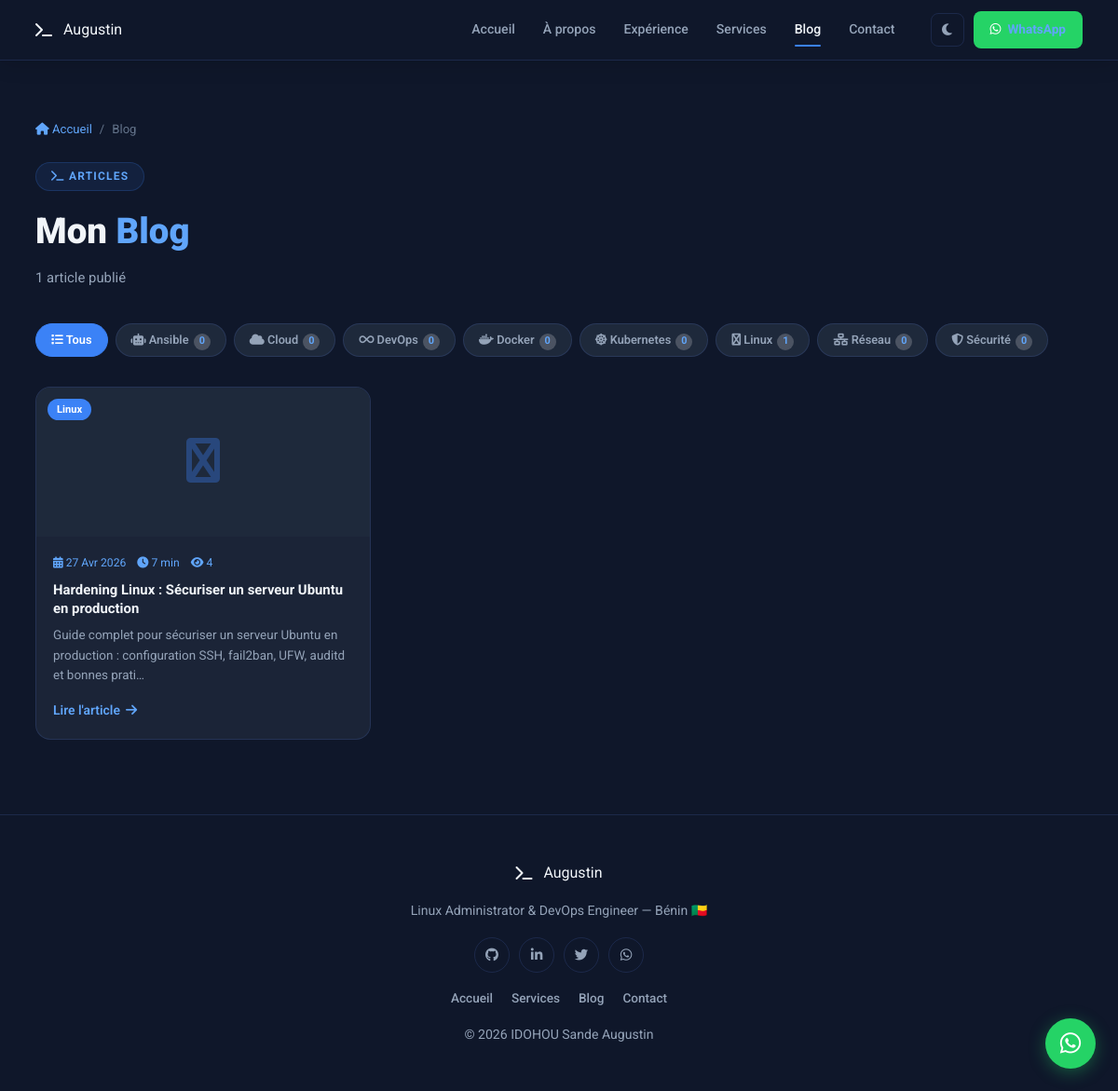
Screenshot of /blog/ with the database file from the repository.
### core/models.py (models this page shows, shortened)
class Categorie(models.Model):
    nom = models.CharField(max_length=80)
    slug = models.SlugField(max_length=90, unique=True, blank=True)
    description = models.CharField(max_length=200, blank=True)
    icone = models.CharField(max_length=60, default='fas fa-tag', help_text='Classe FontAwesome')
    class Meta:
        verbose_name = 'Catégorie'
        verbose_name_plural = 'Catégories Blog'
        ordering = ['nom']
    def nb_articles(self):
        return self.articles.filter(publie=True).count()

class Article(models.Model):
    titre = models.CharField(max_length=200, verbose_name='Titre')
    slug = models.SlugField(max_length=220, unique=True, blank=True)
    resume = models.TextField(verbose_name='Résumé (affiché en liste)')
    contenu = RichTextUploadingField(verbose_name='Contenu complet', blank=True)
    categorie = models.ForeignKey(
        Categorie, on_delete=models.SET_NULL, null=True, blank=True,
        related_name='articles', verbose_name='Catégorie'
    )
    image = models.ImageField(upload_to='blog/', blank=True, null=True, verbose_name='Image principale')
    date = models.DateField(auto_now_add=True)
    date_modif = models.DateTimeField(auto_now=True)
    temps_lecture = models.PositiveSmallIntegerField(default=5, help_text='Minutes', verbose_name='Temps de lecture (min)')
    publie = models.BooleanField(default=True, verbose_name='Publié')
    vues = models.PositiveIntegerField(default=0, editable=False, verbose_name='Nombre de vues')
    meta_description = models.CharField(max_length=160, blank=True, verbose_name='Meta description (SEO, max 160 car.)')
    meta_keywords = models.CharField(max_length=255, blank=True, verbose_name='Mots-clés SEO (séparés par des virgules)')
    class Meta:
        ordering = ['-date']
        verbose_name = 'Article'
        verbose_name_plural = 'Articles'
    def get_absolute_url(self):
        if not self.slug:
            return '/blog/'
        return reverse('article_detail', kwargs={'slug': self.slug})

class ReseauSocial(models.Model):
    nom = models.CharField(max_length=50)
    url = models.URLField()
    icone = models.CharField(max_length=60, help_text='Classe FontAwesome ex: fab fa-github')
    ordre = models.PositiveSmallIntegerField(default=0)
    class Meta:
        ordering = ['ordre']
        verbose_name = 'Réseau Social'
        verbose_name_plural = 'Réseaux Sociaux'

### core/views.py (the view)
# urls.py: path('blog/',     blog_list,      name='blog_list'),
def blog_list(request):
    cat_slug = request.GET.get('cat', '')
    articles_qs = Article.objects.filter(publie=True).select_related('categorie')
    categorie_active = None
    if cat_slug:
        articles_qs = articles_qs.filter(categorie__slug=cat_slug)
        categorie_active = Categorie.objects.filter(slug=cat_slug).first()
    ctx = _ctx_base()
    ctx.update({
        'articles':          articles_qs,
        'categories':        Categorie.objects.all(),
        'cat_slug':          cat_slug,
        'categorie_active':  categorie_active,
    })
    return render(request, 'blog_list.html', ctx)

### core/views.py (called while the page is built)
def _ctx_base():
    return {
        'reseaux':  ReseauSocial.objects.all(),
        'whatsapp': getattr(settings, 'WHATSAPP_NUMBER', ''),
        'phone1':   getattr(settings, 'PHONE_1', ''),
        'phone2':   getattr(settings, 'PHONE_2', ''),
    }

### templates/blog_list.html (shortened to what this page needs)
{% load static %}
<!DOCTYPE html>
<html lang="fr" data-theme="dark">
<head>
  <link rel="stylesheet" href="https://cdnjs.cloudflare.com/ajax/libs/font-awesome/6.5.0/css/all.min.css"/>
  <link rel="stylesheet" href="{% static 'css/style.css' %}"/>
  <link rel="stylesheet" href="{% static 'css/blog.css' %}"/>
</head>
<body>
<header id="header" class="scrolled">
  <nav class="navbar">
    <a href="/" class="logo"><i class="fas fa-terminal"></i> Augustin</a>
    <ul class="nav-links" id="navLinks">
      <li><a href="/"            class="nav-item">Accueil</a></li>
      <li><a href="/#apropos"    class="nav-item">À propos</a></li>
      <li><a href="/#experience" class="nav-item">Expérience</a></li>
      <li><a href="/#services"   class="nav-item">Services</a></li>
      <li><a href="/blog/"       class="nav-item active">Blog</a></li>
      <li><a href="/#contact"    class="nav-item">Contact</a></li>
    </ul>
    <div class="nav-actions">
      <button id="themeToggle" class="theme-btn"><i class="fas fa-moon" id="themeIcon"></i></button>
      <a href="https://wa.me/{{ whatsapp }}" target="_blank" class="btn-wa"><i class="fab fa-whatsapp"></i><span>WhatsApp</span></a>
    </div>
  </nav>
</header>
<main style="padding-top: 80px; min-height: 100vh;">
  <div class="container" style="padding: 48px 28px 80px;">
    <nav class="breadcrumb">
      <a href="/"><i class="fas fa-home"></i> Accueil</a>
      <span>/</span>
      <span>Blog</span>
    </nav>
    <div class="section-head" style="text-align:left; margin-bottom:36px;">
      <span class="tag"><i class="fas fa-terminal"></i> Articles</span>
      <h2>
        {% if categorie_active %}
          <i class="{{ categorie_active.icone }}" style="color:var(--blue-l)"></i>
          {{ categorie_active.nom }}
        {% else %}
          Mon <span>Blog</span>
        {% endif %}
      </h2>
      <p style="color:var(--text2); font-size:.93rem; margin-top:6px;">
        {% if articles %}{{ articles|length }} article{{ articles|length|pluralize }} publié{{ articles|length|pluralize }}{% endif %}
      </p>
    </div>
    <div class="cat-filters" style="justify-content:flex-start; margin-bottom:32px;">
      <a href="/blog/" class="cat-btn {% if not cat_slug %}active{% endif %}">
        <i class="fas fa-list"></i> Tous
      </a>
      {% for cat in categories %}
      <a href="/blog/?cat={{ cat.slug }}" class="cat-btn {% if cat_slug == cat.slug %}active{% endif %}">
        <i class="{{ cat.icone }}"></i> {{ cat.nom }}
        <span class="cat-count">{{ cat.nb_articles }}</span>
      </a>
      {% endfor %}
    </div>
    {% if articles %}
    <div class="blog-grid">
      {% for a in articles %}
      <article class="blog-card">
        <a href="{{ a.get_absolute_url }}" class="blog-img-link">
          <div class="blog-img">
            {% if a.image %}
              <img src="{{ a.image.url }}" alt="{{ a.titre }}"/>
            {% else %}
              <div class="blog-ph">
                <i class="{{ a.categorie.icone|default:'fas fa-terminal' }}"></i>
              </div>
            {% endif %}
            {% if a.categorie %}<span class="cat-label">{{ a.categorie.nom }}</span>{% endif %}
          </div>
        </a>
        <div class="blog-body">
          <div class="blog-meta">
            <span><i class="fas fa-calendar-alt"></i> {{ a.date|date:"d M Y" }}</span>
            <span><i class="fas fa-clock"></i> {{ a.temps_lecture }} min</span>
            <span><i class="fas fa-eye"></i> {{ a.vues }}</span>
          </div>
          <h3><a href="{{ a.get_absolute_url }}" style="color:var(--text)">{{ a.titre }}</a></h3>
          <p>{{ a.resume|truncatechars:120 }}</p>
          <a href="{{ a.get_absolute_url }}" class="link">
            Lire l'article <i class="fas fa-arrow-right"></i>
          </a>
        </div>
      </article>
      {% endfor %}
    </div>
    {% endif %}
  </div>
</main>
<footer class="footer">
  <div class="container footer-inner">
    <a href="/" class="logo"><i class="fas fa-terminal"></i> Augustin</a>
    <p>Linux Administrator & DevOps Engineer — Bénin 🇧🇯</p>
    <div class="f-socials">
      {% for r in reseaux %}
      <a href="{{ r.url }}" target="_blank" title="{{ r.nom }}"><i class="{{ r.icone }}"></i></a>
      {% empty %}
      <a href="https://github.com" target="_blank"><i class="fab fa-github"></i></a>
      <a href="https://linkedin.com" target="_blank"><i class="fab fa-linkedin-in"></i></a>
      {% endfor %}
    </div>
    <nav class="f-links">
      <a href="/">Accueil</a>
      <a href="/#services">Services</a>
      <a href="/blog/">Blog</a>
      <a href="/#contact">Contact</a>
    </nav>
    <p class="copy">&copy; 2026 IDOHOU Sande Augustin</p>
  </div>
</footer>
<a href="https://wa.me/{{ whatsapp }}" target="_blank" class="wa-float"><i class="fab fa-whatsapp"></i></a>
</body>
</html>

### static/css/blog.css (style rules this page uses)
.breadcrumb { display: flex; align-items: center; gap: 8px; font-size: .82rem; color: var(--text3); margin-bottom: 24px; flex-wrap: wrap; }
.breadcrumb a { color: var(--blue-l); transition: color var(--r); }
.breadcrumb span { color: var(--text3); }
.cat-count { display: inline-flex; align-items: center; justify-content: center; width: 18px; height: 18px; border-radius: 50%; background: rgba(255,255,255,.2); font-size: .68rem; font-weight: 700; margin-left: 2px; }
.blog-img-link { display: block; }

### rows the page displays
Categorie: nom "Ansible", nb_articles "0"
Categorie: nom "Cloud", nb_articles "0"
Categorie: nom "DevOps", nb_articles "0"
Categorie: nom "Docker", nb_articles "0"
Categorie: nom "Kubernetes", nb_articles "0"
Categorie: nom "Linux", nb_articles "1"
Categorie: nom "Réseau", nb_articles "0"
Categorie: nom "Sécurité", nb_articles "0"
Article: categorie.nom "Linux", date "27 Avr 2026", temps_lecture "7", vues "4", titre "Hardening Linux : Sécuriser un serveur Ubuntu en production", resume "Guide complet pour sécuriser un serveur Ubuntu en production : configuration SSH, fail2ban, UFW, auditd et bonnes prati…"

### other values shown
{{ articles|length }} "1"
